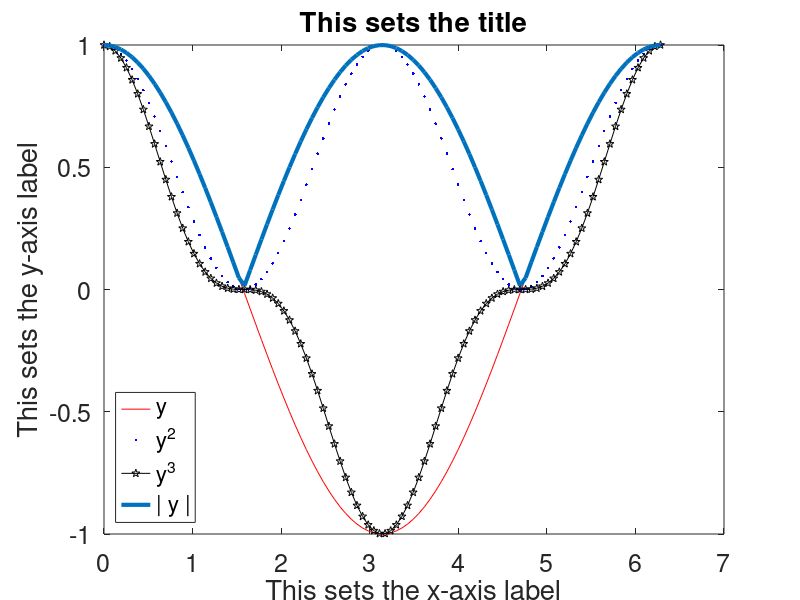
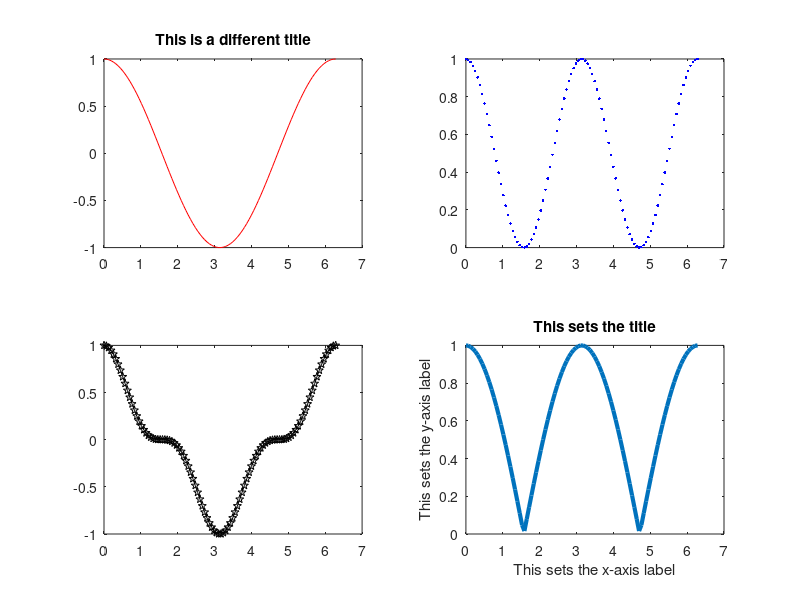

Write the MATLAB code that produced these figures, in order.
% MATLAB provides extensive functionality for creating plots of all kinds

%% 2D line plots

% line and scatter plots in 2D can be generated via the plot function

% the figure command creates a figure. if omitted, the last used figure
% will be re-used. If not figure exists, a new one will be created
% automatically on the first plot command
figure(1) 
clf % this clears any existing content in the figure

% generate some data
x = linspace(0,2*pi,100);
y = cos(x);

% plot the results
plot(x,y)

% issuing a new plot command will overwrite the figure contents:
plot(x, y.^2)

% you can put multiple curves into a single plot command:
plot(x,y, x, y.^2)

% alternatively, you can use the hold command:
plot(x,y)
hold on % save previous plot content
plot(x, y.^2)
hold off % clear previous plot content upon next plot command

% Note that MATLAB's hold behavior is opposite of Python's matplotlib
% hold is off by default

% curves can be customized with colors, linestyles and symbols
help plot

plot(x, y, 'r')
hold on
plot(x, y.^2, 'b.')
plot(x,y.^3, 'kp-')

% there are a bunch of other options as well
p1 = plot(x,abs(y), 'Linewidth', 3);
hold off

% we can explore all of these options by inspecting the generated plot
% object
p1

% once we're happy with the contents of our plot, it's time to label
% everything
xlabel('This sets the x-axis label')
ylabel('This sets the y-axis label')
title('This sets the title')

% that text looks a little small. Fortunately, we can change the font size
% for everything all at once. 
set(gca,'FontSize',18) % gca returns the current axis object

% multiple curves require a legend
legend({'y', 'y^2','y^3','| y |'})
% the {...} syntax creates a cell array - this is MATLAB's way of storing
% different objects (or strings of different lengths) in a single array

% not loving that legend location. let's put it somewhere else
legend({'y', 'y^2','y^3','| y |'}, 'Location', 'southwest')

%% Subplots

% While you can always create multiple figures to get multiple axes to plot
% in, sometimes you may wish to create multiple axes in a single figure.
% this is enabled by the subplot command.
% subplot is called as subplot(m,n,p) - this creates an mxn grid of axes,
% and selects the pth one

figure(2)
subplot(2,2,1)
plot(x, y, 'r')

subplot(2,2,2)
plot(x, y.^2, 'b.')

subplot(2,2,3)
plot(x,y.^3, 'kp-')

subplot(2,2,4)
plot(x,abs(y), 'Linewidth', 3)

% note that the label commands apply to the last used subplot
xlabel('This sets the x-axis label')
ylabel('This sets the y-axis label')
title('This sets the title')

% we can always go back, though:
subplot(2,2,1)
title('This is a different title')